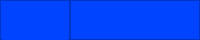
     <widget class="QFrame" name="Top_Bar">
      <property name="maximumSize">
       <size>
        <width>16777215</width>
        <height>40</height>
       </size>
      </property>
      <property name="styleSheet">
       <string notr="true">background-color: rgb(35, 35, 35);</string>
      </property>
      <property name="frameShape">
       <enum>QFrame::NoFrame</enum>
      </property>
      <property name="frameShadow">
       <enum>QFrame::Raised</enum>
      </property>
      <layout class="QHBoxLayout" name="horizontalLayout">
       <property name="spacing">
        <number>0</number>
       </property>
       <property name="leftMargin">
        <number>0</number>
       </property>
       <property name="topMargin">
        <number>0</number>
       </property>
       <property name="rightMargin">
        <number>0</number>
       </property>
       <property name="bottomMargin">
        <number>0</number>
       </property>
       <item>
        <widget class="QFrame" name="frame_toggle">
         <property name="maximumSize">
          <size>
           <width>70</width>
           <height>40</height>
          </size>
         </property>
         <property name="styleSheet">
          <string notr="true">background-color: rgb(0, 68, 255);</string>
         </property>
         <property name="frameShape">
          <enum>QFrame::StyledPanel</enum>
         </property>
         <property name="frameShadow">
          <enum>QFrame::Raised</enum>
         </property>
         <layout class="QVBoxLayout" name="verticalLayout_2">
          <property name="spacing">
           <number>0</number>
          </property>
          <property name="leftMargin">
           <number>0</number>
          </property>
          <property name="topMargin">
           <number>0</number>
          </property>
          <property name="rightMargin">
           <number>0</number>
          </property>
          <property name="bottomMargin">
           <number>0</number>
          </property>
          <item>
           <widget class="QPushButton" name="btn_page_1">
            <property name="minimumSize">
             <size>
              <width>0</width>
              <height>40</height>
             </size>
            </property>
            <property name="styleSheet">
             <string notr="true">QPushButton {
border-image: url(:/image/img/Untitled-1.png);
background-color: rgb(0, 68, 255);
color:rgba(255,255,255,210);
border-radius:5px;
}
QPushButton:hover{
border-image: url(:/image/img/Untitled-2.png);
}
QPushButton:pressed{
border-image: url(:/image/img/Untitled-2.png);
}</string>
            </property>
            <property name="text">
             <string/>
            </property>
           </widget>
          </item>
         </layout>
        </widget>
       </item>
       <item>
        <widget class="QFrame" name="frame_top">
         <property name="styleSheet">
          <string notr="true">background-color: rgb(0, 68, 255);</string>
         </property>
         <property name="frameShape">
          <enum>QFrame::StyledPanel</enum>
         </property>
         <property name="frameShadow">
          <enum>QFrame::Raised</enum>
         </property>
        </widget>
       </item>
      </layout>
     </widget>
